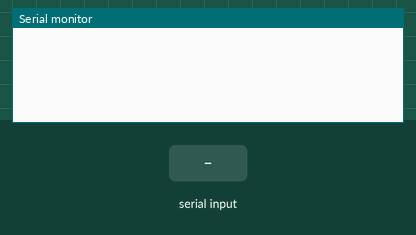
Recording of a sketch running on a simulated Arduino Uno, built with avr-gcc and run on an emulated ATmega328P. Shown: the last lines printed to the serial monitor. The test bench sets the inputs (shaded band).

Above: at 1.2 s.
1.3 s: "ping\n" received over the second serial link
At 2.4 s:
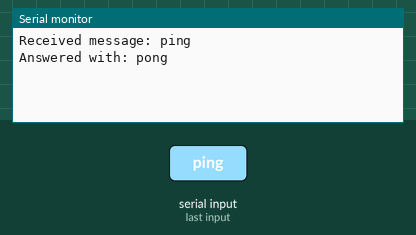
2.8 s: "1\n" received over the second serial link
At 4.0 s:
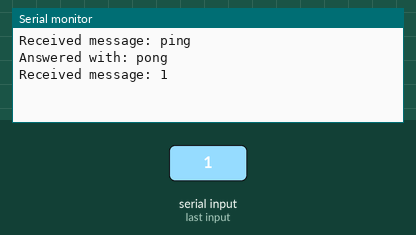

The sketch:

slave.ino
```cpp
#include <SoftwareSerial.h>

// Serial Communication between arduinos at pin 2, 3
SoftwareSerial SUART(2, 3); // SRX = 2, STX = 3

unsigned long lastPingTime = 0;  // Time of the last received ping
const unsigned long watchdogTimeout = 3000;  // Watchdog timeout (3 seconds)

void setup() {
  Serial.begin(9600);  // Start the serial communication
  SUART.begin(9600);   // Start serial communication between arduinos
  lastPingTime = millis();
}

void loop() {
  if (SUART.available() > 0) {
    String message = SUART.readStringUntil('\n');  // Read the incoming message
    Serial.print("Received message: ");
    Serial.println(message);

    message.trim();  // Remove any leading or trailing whitespace/newline characters

    if (message == "ping") {
      SUART.println("pong");  // Respond with "pong" if the message is "ping"
      Serial.println("Answered with: pong");
      lastPingTime = millis();  // Update the last ping time
    }
  }

  if (millis() - lastPingTime >= watchdogTimeout) {
    // Master has stopped working, take appropriate action
    Serial.println("No ping from master, taking over.");
    // Add logic to take over control here
    lastPingTime = millis();  // Reset the timer to avoid continuous printing
  }

  delay(100);  // Optional delay to help with timing issues
}
```

Measured:
- after the input at 1.3 s, the serial monitor: prints a new line at once (image 1)
- after the input at 2.8 s, the serial monitor: prints a new line at once (image 2)
